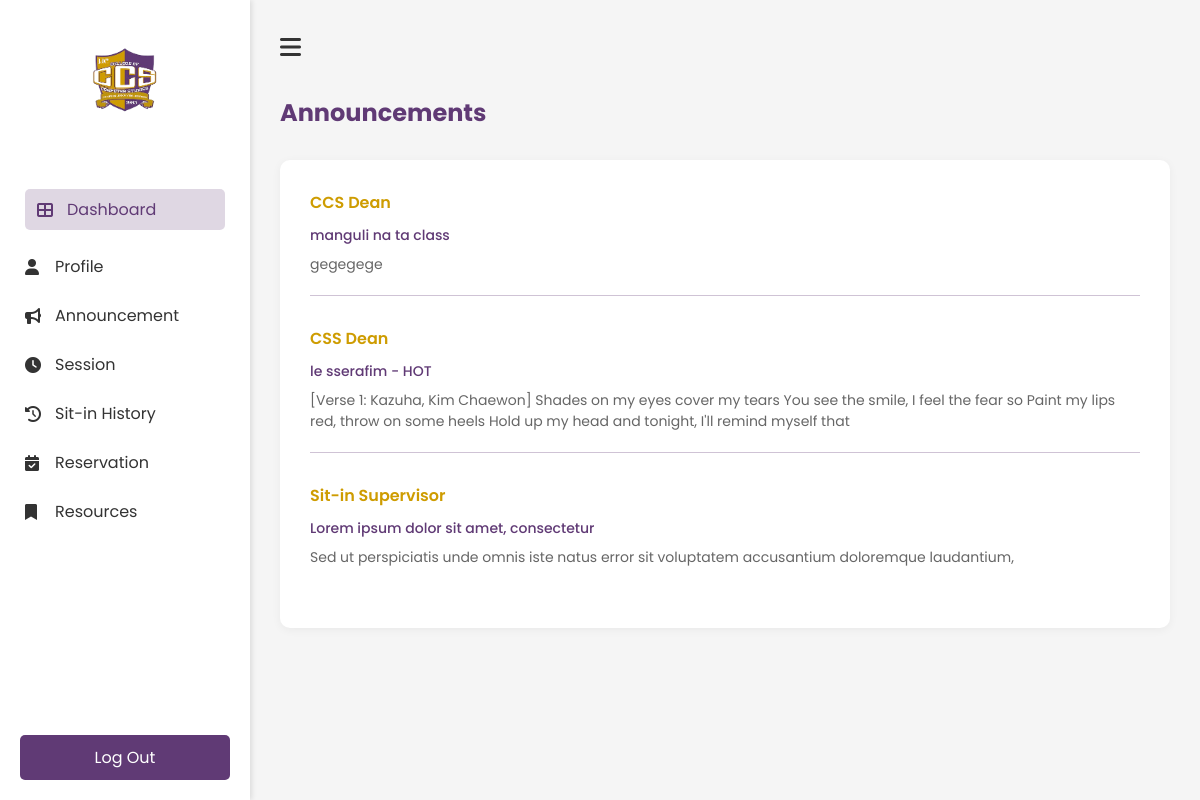
Screenshot of /Announcement with the database file from the repository.
### tables this page shows
CREATE TABLE announcements (
announcement_id integer primary key autoincrement,
admin_id integer not null,
title text not null,
message text not null,
created_at datetime default current_timestamp, author TEXT,
foreign key (admin_id) references admin(admin_id));

### app.py (the view)
@app.route('/Announcement')
def Announcement():
    announcements = get_student_announcements()
    return render_template('student/announcement.html', announcements=announcements)

### dbhelper.py (called while the page is built)
def get_student_announcements():
    try:
        with sqlite3.connect("users.db") as conn:
            cursor = conn.cursor()
            cursor.execute("""
                SELECT a.announcement_id, a.title, a.message, a.created_at, a.author
                FROM announcements a
                ORDER BY a.created_at DESC
            """)
            return cursor.fetchall()
    except Exception as e:
        print(f"Error fetching announcements: {e}")
        return []

### templates/student/announcement.html (shortened to what this page needs)
<!DOCTYPE html>
<html lang="en">
    <head>
        <link rel="stylesheet" href="{{ url_for('static', filename='student/announcement.css') }}">
        <link rel="stylesheet" href="https://cdnjs.cloudflare.com/ajax/libs/font-awesome/6.0.0-beta3/css/all.min.css">
    </head>
    <body>
        <div class="profile-container">
            <nav class="sidebar" id="sidebar">
                <div class="logo-container">
                    <img src="{{ url_for('static', filename='images/ccs.png') }}" alt="ccs logo" class="logo">
                </div>
                <ul class="nav-links">
                    <li><a href="{{ url_for('Dashboard') }}" class="active"><i class="fas fa-th-large"></i>Dashboard</a></li>
                    <li><a href="{{ url_for('Profile') }}"><i class="fas fa-user"></i>Profile</a></li>
                    <li><a href="{{ url_for('Announcement') }}"><i class="fas fa-bullhorn"></i>Announcement</a></li>
                    <li><a href="{{ url_for('Session') }}"><i class="fas fa-clock"></i>Session</a></li>
                    <li><a href="{{ url_for('History') }}"><i class="fas fa-history"></i>Sit-in History</a></li>
                    <li><a href="{{ url_for('Reservation') }}"><i class="fas fa-calendar-check"></i>Reservation</a></li>
                    <li><a href="{{ url_for('Resources') }}"><i class="fas fa-bookmark"></i>Resources</a></li>
                </ul>
                <div class="logout-section">
                    <a href="{{ url_for('logout') }}" class="logout-btn"></i>Log Out</a>
                </div>
            </nav>
            <main class="main-content">
                <div class="top-bar">
                    <button id="sidebar-toggle" class="hamburger-btn"><i class="fas fa-bars"></i></button>
                </div>
                <h1 class="header">Announcements</h1>
                <div class="announcements-card">
                    {% for announcement in announcements %}
                    <div class="announcement-item">
                        <h3 class="author">{{ announcement[4] }}</h3>
                        <div class="announcement-content">
                            <h4 class="title">{{ announcement[1] }}</h4>
                            <p>{{ announcement[2] }}</p>
                        </div>
                        <div class="divider"></div>
                    </div>
                    {% endfor %}
                </div>
    </body>
</html>

### static/student/announcement.css (style rules this page uses)
* { margin: 0; padding: 0; box-sizing: border-box; font-family: 'Poppins', sans-serif; }
body { background-color: #f5f5f5; }
.sidebar { width: 250px; height: 100vh; position: fixed; left: 0; top: 0; background-color: white; padding: 20px 0; transition: all 0.3s ease; box-shadow: 2px 0 5px rgba(0, 0, 0, 0.1); z-index: 1000; }
.main-content { margin-left: 250px; transition: all 0.3s ease; width: calc(100% - 250px); padding: 20px; }
.logo-container { text-align: center; padding: 20px 0; }
.logo { width: 80px; height: auto; }
.nav-links { list-style: none; padding: 0; margin-top: 30px; }
.nav-links li { padding: 12px 25px; }
.nav-links li a { color: #333; text-decoration: none; display: flex; align-items: center; transition: 0.3s; }
.nav-links li a:hover, .nav-links li a.active { padding: 8px 12px; border-radius: 5px; color: #603A75; background-color: rgba(96, 58, 117, 0.2); }
.nav-links li a i { margin-right: 10px; width: 20px; }
.nav-links li a:hover, .nav-links li a.active { color: #603A75; }
.logout-section { position: absolute; bottom: 20px; width: 100%; padding: 0 20px; }
.logout-btn { display: block; width: 100%; padding: 10px; background-color: #603A75; color: white; text-align: center; text-decoration: none; border-radius: 5px; transition: 0.3s; }
.main-content { flex: 1; padding: 20px; transition: all 0.3s ease; }
.top-bar { display: flex; align-items: center; margin-bottom: 30px; }
.hamburger-btn { background: none; border: none; font-size: 24px; cursor: pointer; margin-right: 15px; color: #333; }
.main-content { padding: 30px; }
.main-content h1 { color: #603A75; margin-bottom: 30px; font-size: 24px; }
.announcements-card { background: white; border-radius: 10px; padding: 30px; box-shadow: 0 2px 10px rgba(0, 0, 0, 0.05); }
.announcement-item { margin-bottom: 30px; }
.author { color: #CE9C01; font-size: 16px; font-weight: 600; margin-bottom: 10px; }
.announcement-content { margin-bottom: 20px; }
.title { color: #603A75; font-size: 14px; font-weight: 500; margin-bottom: 8px; }
.announcement-content p { color: #666; font-size: 14px; line-height: 1.5; }
.divider { height: 1px; background-color: #603A75; opacity: 0.3; margin: 20px 0; width: 100%; }

### rows the page displays
announcements: author "CCS Dean", title "manguli na ta class", message "gegegege"
announcements: author "CSS Dean", title "le sserafim - HOT", message "[Verse 1: Kazuha, Kim Chaewon] Shades on my eyes cover my tears You see the smile, I feel the fear so Paint my lips red, throw on some heels Hold up my head and tonight, I'll remind myself that"
announcements: author "Sit-in Supervisor", title "Lorem ipsum dolor sit amet, consectetur", message "Sed ut perspiciatis unde omnis iste natus error sit voluptatem accusantium doloremque laudantium,"
